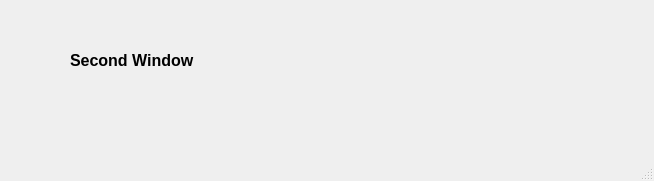
<?xml version="1.0" encoding="UTF-8"?>
<ui version="4.0">
 <class>SecondWindow</class>
 <widget class="QMainWindow" name="SecondWindow">
  <property name="geometry">
   <rect>
    <x>0</x>
    <y>0</y>
    <width>654</width>
    <height>181</height>
   </rect>
  </property>
  <property name="windowTitle">
   <string>MainWindow</string>
  </property>
  <widget class="QWidget" name="centralwidget">
   <widget class="QLabel" name="label">
    <property name="geometry">
     <rect>
      <x>70</x>
      <y>40</y>
      <width>371</width>
      <height>41</height>
     </rect>
    </property>
    <property name="font">
     <font>
      <pointsize>12</pointsize>
      <weight>75</weight>
      <bold>true</bold>
     </font>
    </property>
    <property name="text">
     <string>Second Window</string>
    </property>
   </widget>
  </widget>
  <widget class="QMenuBar" name="menubar">
   <property name="geometry">
    <rect>
     <x>0</x>
     <y>0</y>
     <width>654</width>
     <height>26</height>
    </rect>
   </property>
  </widget>
  <widget class="QStatusBar" name="statusbar"/>
 </widget>
 <resources/>
 <connections/>
</ui>
